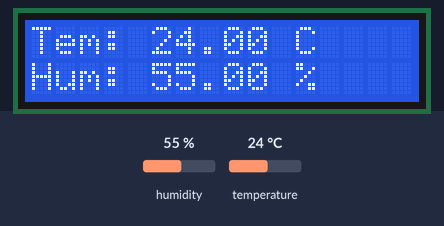
Recording of a sketch running on a simulated Arduino Uno, built with avr-gcc and run on an emulated ATmega328P. Parts: 16×2 character LCD. The test bench sets the inputs (shaded band); at power-on: humidity 55 %, temperature 24 °C. What the sketch prints to the serial monitor is not drawn.

Above: at 1.2 s.
1.3 s: humidity set to 22 %
At 2.7 s:
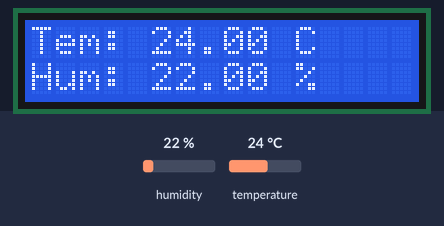
4.1 s: temperature set to 12 °C
At 4.7 s:
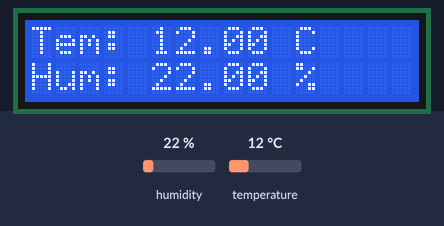
10.2 s: humidity set to 40 %
At 12.0 s:
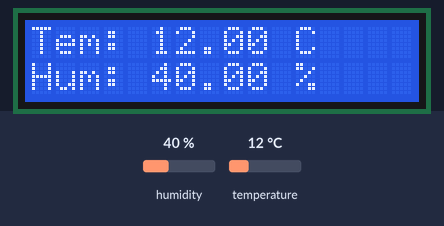
13.0 s: temperature set to 19 °C
At 16.1 s:
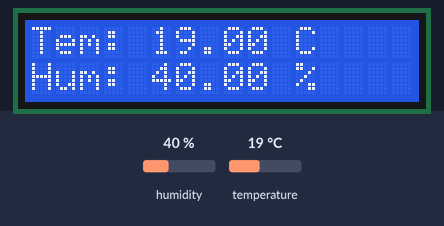
Timing chart, 0 to 17.6 s (numbered marks = the images above; inputs shaded):
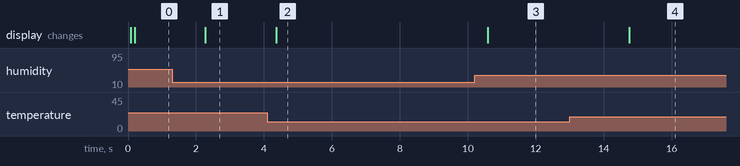

The sketch:

DHT.ino
```cpp
#include "DHT.h"
#define DHTPIN 4
#define DHTTYPE DHT11
DHT dht(DHTPIN, DHTTYPE);
#include <Wire.h>
#include <LiquidCrystal_I2C.h>
LiquidCrystal_I2C lcd(0x27, 16, 2);;
void setup() {
  Serial.begin(9600);
  Serial.println("อุณหภูมิและความชื้น โรงเรือนเพาะเลี้ยงเห็ดนางฟ้า");
  dht.begin();

}

void loop() {
  lcd.begin();
  float h = dht.readHumidity();
  float t = dht.readTemperature();
  if (isnan(h) || isnan(t)) {
    Serial.println("ผิดพลาด");
    lcd.print("Failse");
    return;}
    Serial.print("อุณหภูมิ: ");
    Serial.print(t);
    Serial.print("°C ");
    Serial.print("ความชื้น: ");
    Serial.print(h);
    Serial.println("%");

    lcd.print("Tem: ");
    lcd.print(t);
    lcd.print(" C ");
    lcd.setCursor(0,1);
    lcd.print("Hum: ");
    lcd.print(h);
    lcd.print(" % ");
    lcd.setCursor(0,2);
  }
```

Measured:
- after the input at 1.3 s, the display: changes after 0.98 s (image 1)
- after the input at 4.1 s, the display: changes after 0.26 s (image 2)
- after the input at 10.2 s, the display: changes after 0.39 s (image 3)
- after the input at 13.0 s, the display: changes after 1.8 s (image 4)
